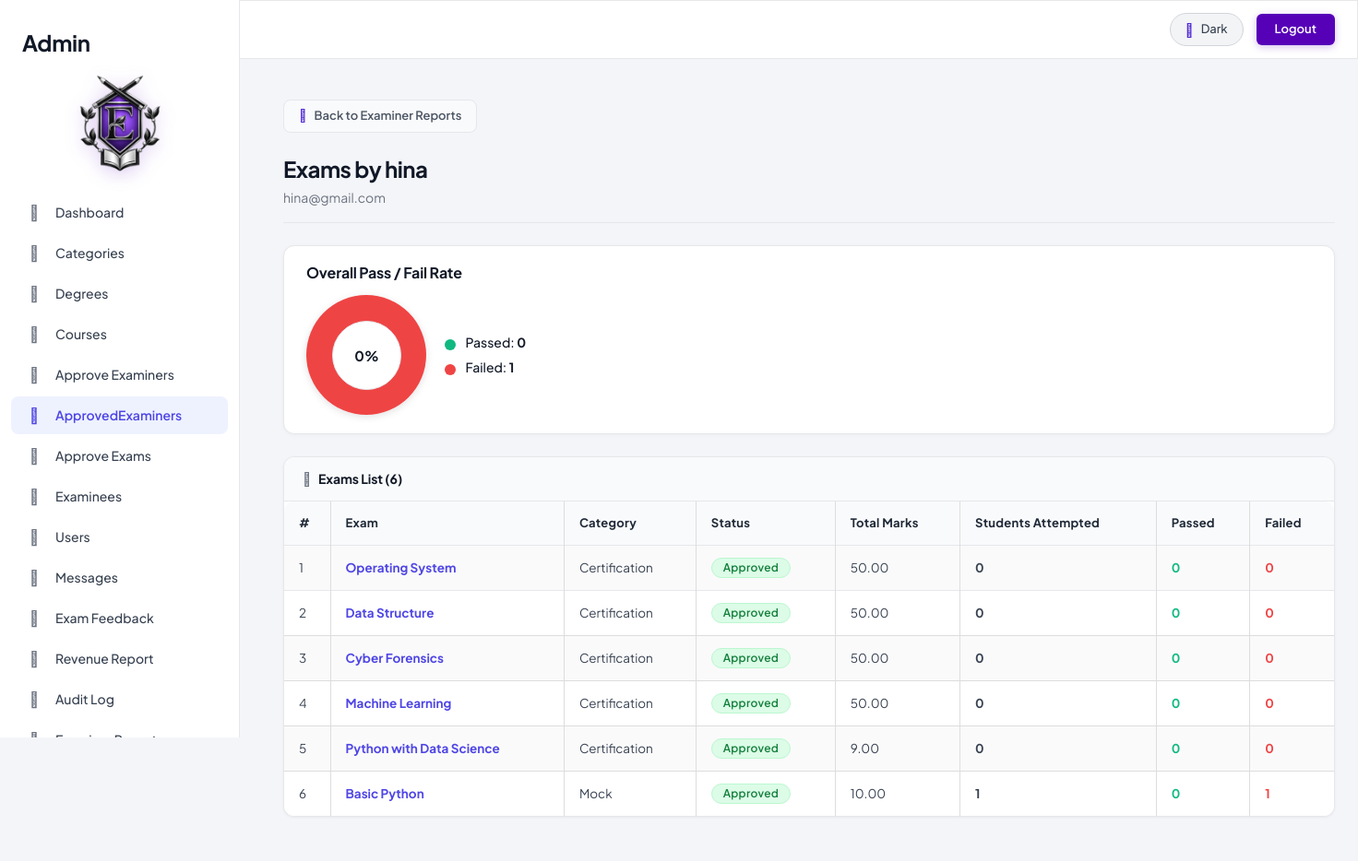
The app's page /admin/examiner_exams.php?examiner_id=20 (signed in) with its own data.
### tables this page shows
CREATE TABLE IF NOT EXISTS `examiners` (
  `id` int NOT NULL AUTO_INCREMENT,
  `name` varchar(100) NOT NULL,
  `email` varchar(100) NOT NULL,
  `password` varchar(255) NOT NULL,
  `status` enum('pending','approved','rejected') DEFAULT 'pending',
  `created_at` timestamp NOT NULL DEFAULT CURRENT_TIMESTAMP,
  `account_status` enum('active','disabled') DEFAULT 'active',
  `category_id` int DEFAULT NULL,
  `phone` varchar(15) DEFAULT NULL,
  `profile_photo` varchar(255) DEFAULT NULL,
  PRIMARY KEY (`id`),
  UNIQUE KEY `email` (`email`),
  KEY `fk_examiner_category` (`category_id`)
);

CREATE TABLE IF NOT EXISTS `exams` (
  `id` int NOT NULL AUTO_INCREMENT,
  `title` varchar(150) NOT NULL,
  `description` text,
  `image` varchar(255) DEFAULT NULL,
  `course_id` int NOT NULL,
  `category` varchar(50) DEFAULT 'Certification',
  `exam_type` varchar(50) NOT NULL DEFAULT 'hybrid',
  `duration_minutes` int NOT NULL,
  `price` decimal(10,2) DEFAULT '0.00',
  `total_marks` decimal(8,2) NOT NULL DEFAULT '0.00',
  `passing_percentage` decimal(5,2) NOT NULL DEFAULT '50.00',
  `created_by` int DEFAULT NULL,
  `created_at` timestamp NOT NULL DEFAULT CURRENT_TIMESTAMP,
  `registration_deadline` datetime DEFAULT NULL,
  `exam_start_datetime` datetime DEFAULT NULL,
  `status` varchar(20) NOT NULL DEFAULT 'draft',
  `submitted_at` datetime DEFAULT NULL,
  `reviewed_at` datetime DEFAULT NULL,
  `rejection_reason` text,
  PRIMARY KEY (`id`)
);

### classes/DataAccess.class.php (called while the page is built, shortened)
<?php
class DataAccess
{
	private $_con,$_query,$_errors;
	public function __construct()
	{
		if(!$this->_con=mysqli_connect(DB_HOST,DB_USER,DB_PASSWORD,DB_NAME))
		{
			die("connection Error");
		}
		$this->_errors ="";
	}
	public function query($query)
	{
		if(isset($query))
		{
			$trimmed = trim($query);
			$words = explode(' ', $trimmed);
			$first_word = strtolower($words[0]);
			$this->_query = $query;
			$res = mysqli_query($this->_con, $this->_query);
			if($first_word == 'select' || $first_word == 'show' || $first_word == 'describe')
			{
				if($res && is_object($res) && mysqli_num_rows($res))
				{
					$dataArr = array();
					while($row = mysqli_fetch_assoc($res))
					{
						$dataArr[] = $row;
					}
					return $dataArr;
				}
				else
				{
					return false;
				}
			}
			else
			{
				return (bool)$res;
			}
		}
		return false;
	}
	public function getData($fields,$table,$condition = "1")
	{
		if(!$this->_checkTable($table))
		{
			$this->_errors.="$table not Present";
			return false;
		}
		$this->_query = "select ";
		if(is_array($fields))
		{
			if($this->_checkFieldsIndexed($fields,$table))
			{
				$this->_query.=implode(",",$fields);
			}
			else
			{
				return false;
			}
		}
		$this->_query.=" from $table where $condition";
		$resref=mysqli_query($this->_con,$this->_query);
		$dataArr = array();
		if(mysqli_num_rows($resref))
		{
			while($rows = mysqli_fetch_assoc($resref))
			{
				$dataArr[] = $rows;
			}
		}
		return $dataArr;
	}
	private function _checkTable($table)
	{
		$q="show tables";
		$resref = mysqli_query($this->_con,$q);
		if(mysqli_num_rows($resref))
		{
			while($row=mysqli_fetch_array($resref))
			{
				if($row[0]==$table)
				{
					return true;
				}
			}
		}
		return false;
	}
	private function _checkFieldsIndexed($data,$table)
	{
		if($this->_checkTable($table))
		{
			$fieldArr=array();
			$q="describe $table";
			$resref = mysqli_query($this->_con,$q);
			while($row=mysqli_fetch_assoc($resref))
			{
				$fieldArr[] = $row["Field"];
			}
			$flag = true;
			return $flag;
		}
		return 0;
	}
}
?>

### admin/examiner_exams.php (the view, shortened to what this page needs)
<?php
require_once('report_helpers.php');
$dao = new DataAccess();
$examiner_id = isset($_GET['examiner_id']) ? (int)$_GET['examiner_id'] : 0;
$found = $dao->getData(array('id', 'name', 'email'), 'examiners', 'id = ' . $examiner_id);
$examiner = $found[0];
$exams = $dao->query(
    "SELECT e.id, e.title, e.category, e.status, e.total_marks, e.created_at,
            COUNT(r.id) AS attempts,
            COALESCE(SUM(CASE WHEN " . rp_pass_sql() . " THEN 1 ELSE 0 END), 0) AS passed,
            COALESCE(SUM(CASE WHEN " . rp_fail_sql() . " THEN 1 ELSE 0 END), 0) AS failed
     FROM exams e
     LEFT JOIN exam_results r ON r.exam_id = e.id
     WHERE e.created_by = " . $examiner_id . "
     GROUP BY e.id, e.title, e.category, e.status, e.total_marks, e.created_at
     ORDER BY e.created_at DESC"
);
$total_pass = 0;
$total_fail = 0;
foreach ($exams as $x) {
    $total_pass += (int)$x['passed'];
    $total_fail += (int)$x['failed'];
}
include('header.php');
?>
<div class="container" style="margin-top:20px;">
    <a href="examiner_report.php" class="btn-back"><i class="fa fa-arrow-left"></i> Back to Examiner Reports</a>
    <h2>Exams by <?= rp_h($examiner['name']); ?></h2>
    <p class="text-muted"><?= rp_h($examiner['email']); ?></p>
    <hr>
    <div class="rp-card">
        <h4>Overall Pass / Fail Rate</h4>
        <?= rp_donut($total_pass, $total_fail, 130); ?>
    </div>
    <div class="panel panel-default">
        <div class="panel-heading"><i class="fa fa-list" style="margin-right:8px; color:var(--text-sidebar-icon);"></i><strong>Exams List (<?= count($exams); ?>)</strong></div>
        <div class="table-responsive">
            <table class="table table-bordered table-striped table-hover" style="margin-bottom:0;">
                <thead>
                    <tr>
                        <th style="width:50px;">#</th>
                        <th>Exam</th>
                        <th>Category</th>
                        <th>Status</th>
                        <th>Total Marks</th>
                        <th>Students Attempted</th>
                        <th>Passed</th>
                        <th>Failed</th>
                    </tr>
                </thead>
                <tbody>
                <?php if (!empty($exams)) { $i = 1; foreach ($exams as $x) { ?>
                    <tr>
                        <td><?= $i++; ?></td>
                        <td><a class="rp-link" href="exam_students.php?exam_id=<?= (int)$x['id']; ?>"><strong><?= rp_h($x['title']); ?></strong></a></td>
                        <td><?= rp_h($x['category']); ?></td>
                        <td><span class="label label-<?= ($x['status'] === 'approved' || $x['status'] === 'active') ? 'success' : (($x['status'] === 'pending') ? 'warning' : 'default'); ?>"><?= rp_h(ucfirst($x['status'])); ?></span></td>
                        <td><?= rp_h(number_format((float)$x['total_marks'], 2)); ?></td>
                        <td><strong><?= (int)$x['attempts']; ?></strong></td>
                        <td><span style="color:#10b981; font-weight:700;"><?= (int)$x['passed']; ?></span></td>
                        <td><span style="color:#ef4444; font-weight:700;"><?= (int)$x['failed']; ?></span></td>
                    </tr>
                <?php } } else { ?>
                    <tr><td colspan="8" class="text-center text-muted" style="padding:24px;">This examiner has not created any exams yet.</td></tr>
                <?php } ?>
                </tbody>
            </table>
        </div>
    </div>
</div>
<?php include('footer.php'); ?>

### admin/report_helpers.php (style rules this page uses)
.rp-card { background:var(--card-bg, #ffffff); border:1px solid var(--table-border-color, #e5e7eb); border-radius:12px; padding:20px 24px; margin-bottom:24px; color:var(--text-primary, #111827); box-shadow:0 1px 4px rgba(0,0,0,0.04); transition:background-color 0.25s ease, border-color 0.25s ease; }
.rp-card h4 { margin-top:0; margin-bottom:16px; color:var(--text-primary, #111827); font-weight:700; font-size:16px; letter-spacing:-0.2px; }
.rp-link { font-weight:600; color:#4f46e5; text-decoration:none; }

### records on screen
examiners: name "hina", email "hina@gmail.com"
exams: title "Operating System", category "Certification", status "Approved", total_marks "50.00", attempts "0", passed "0", failed "0"
exams: title "Data Structure", category "Certification", status "Approved", total_marks "50.00", attempts "0", passed "0", failed "0"
exams: title "Cyber Forensics", category "Certification", status "Approved", total_marks "50.00", attempts "0", passed "0", failed "0"
exams: title "Machine Learning", category "Certification", status "Approved", total_marks "50.00", attempts "0", passed "0", failed "0"
exams: title "Python with Data Science", category "Certification", status "Approved", total_marks "9.00", attempts "0", passed "0", failed "0"
exams: title "Basic Python", category "Mock", status "Approved", total_marks "10.00", attempts "1", passed "0", failed "1"

### other values on screen
$center "0%"
$pass "0"
$fail "1"
count($exams) "6"
